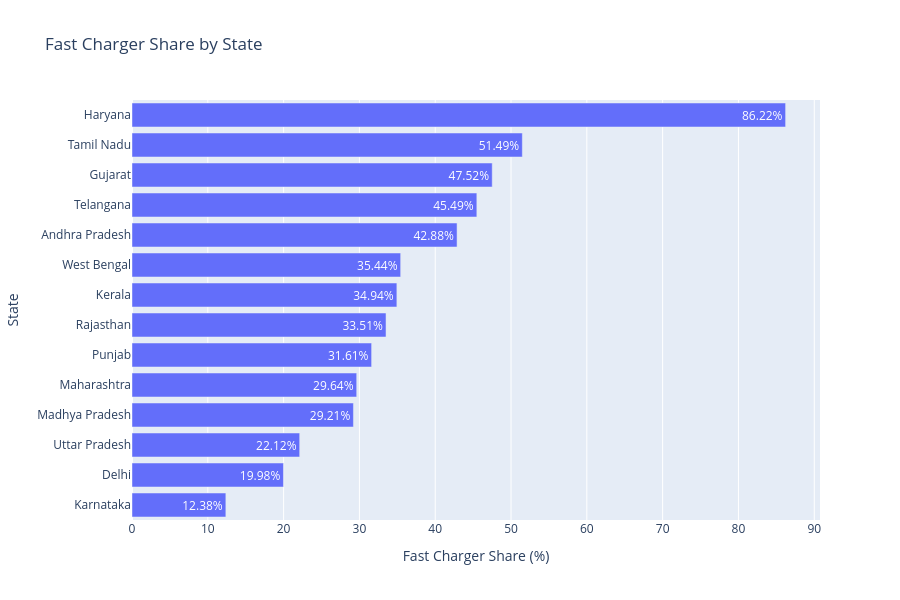

The notebook cell this image was saved under:
### Markdown cell above
## 7. Fast Charger Share by State

After comparing the number of charging stations and total connectors, the next step is to examine charging infrastructure quality. Fast charger share is used to understand how much of the charging infrastructure is capable of supporting faster charging.

This is important because charging infrastructure quality matters along with quantity. A state may have many charging stations, but if the share of fast chargers is low, users may still face longer charging times and weaker charging convenience.

### Code cell
fast_charger_share_plot = master_df.sort_values(
    "Fast_Charger_Share",
    ascending=False
)

fig = px.bar(
    fast_charger_share_plot,
    x="Fast_Charger_Share",
    y="State",
    orientation="h",
    title="Fast Charger Share by State",
    labels={
        "Fast_Charger_Share": "Fast Charger Share (%)",
        "State": "State"
    },
    text="Fast_Charger_Share"
)

fig.update_traces(
    texttemplate="%{text:.2f}%",
    textposition="inside"
)

fig.update_layout(
    yaxis={"categoryorder": "total ascending"},
    height=600
)

fig.show()

### Figure 1 — Plotly figure (JSON) as saved in the notebook; plotly's stock layout.template omitted (floating-point values rounded to 4 significant figures)
{"data": [{"hovertemplate": "Fast Charger Share (%)=%{text}<br>State=%{y}<extra></extra>", "legendgroup": "", "marker": {"color": "#636efa", "pattern": {"shape": ""}}, "name": "", "orientation": "h", "showlegend": false, "text": [86.22, 51.49, 47.52, 45.49, 42.88, 35.44, 34.94, 33.51, 31.61, 29.64, 29.21, 22.12, 19.98, 12.38], "textposition": "inside", "texttemplate": "%{text:.2f}%", "type": "bar", "x": [86.22, 51.49, 47.52, 45.49, 42.88, 35.44, 34.94, 33.51, 31.61, 29.64, 29.21, 22.12, 19.98, 12.38], "xaxis": "x", "y": ["Haryana", "Tamil Nadu", "Gujarat", "Telangana", "Andhra Pradesh", "West Bengal", "Kerala", "Rajasthan", "Punjab", "Maharashtra", "Madhya Pradesh", "Uttar Pradesh", "Delhi", "Karnataka"], "yaxis": "y"}], "layout": {"barmode": "relative", "height": 600, "legend": {"tracegroupgap": 0}, "title": {"text": "Fast Charger Share by State"}, "xaxis": {"anchor": "y", "domain": [0, 1], "title": {"text": "Fast Charger Share (%)"}}, "yaxis": {"anchor": "x", "categoryorder": "total ascending", "domain": [0, 1], "title": {"text": "State"}}}}
